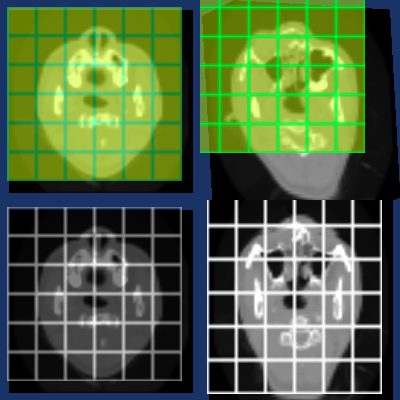

The script that drew this image:
#!/usr/bin/env python

# Test alpha blending with vtkImageResliceMapper: RGBA, LA, Opacity, lookup table.

import vtkmodules.vtkInteractionStyle  # noqa: F401
import vtkmodules.vtkRenderingOpenGL2  # noqa: F401

import os

from vtkmodules.vtkCommonCore import vtkLookupTable
from vtkmodules.vtkIOImage import vtkImageReader2
from vtkmodules.vtkImagingCore import vtkImageMapToColors
from vtkmodules.vtkImagingSources import vtkImageGridSource
from vtkmodules.vtkInteractionStyle import vtkInteractorStyleImage
from vtkmodules.vtkRenderingCore import (
    vtkImageSlice,
    vtkRenderWindow,
    vtkRenderWindowInteractor,
    vtkRenderer,
)
from vtkmodules.vtkRenderingImage import vtkImageResliceMapper

data_dir = os.environ.get("VPE_DATA_DIR", os.path.dirname(os.path.abspath(__file__)))

# Read headsq data
reader = vtkImageReader2()
reader.SetDataByteOrderToLittleEndian()
reader.SetDataExtent(0, 63, 0, 63, 1, 93)
reader.SetDataSpacing(3.2, 3.2, 1.5)
reader.SetDataOrigin(2.5, -13.6, 2.8)
reader.SetFilePrefix(os.path.join(data_dir, "headsq", "quarter"))

# Grid source for overlay
grid = vtkImageGridSource()
grid.SetDataExtent(0, 60, 0, 60, 1, 93)
grid.SetDataSpacing(3.2, 3.2, 1.5)
grid.SetDataOrigin(0, 0, 0)
grid.SetDataScalarTypeToUnsignedChar()
grid.SetLineValue(255)

# Lookup table: grayscale with alpha ramp
table = vtkLookupTable()
table.SetRampToLinear()
table.SetRange(0.0, 255.0)
table.SetValueRange(1.0, 1.0)
table.SetSaturationRange(0.0, 0.0)
table.SetAlphaRange(0.0, 1.0)
table.Build()

# Lookup table 2: green with alpha ramp
table_2 = vtkLookupTable()
table_2.SetRampToLinear()
table_2.SetRange(0.0, 255.0)
table_2.SetValueRange(1.0, 1.0)
table_2.SetHueRange(0.2, 0.4)
table_2.SetSaturationRange(1.0, 1.0)
table_2.SetAlphaRange(0.5, 1.0)
table_2.Build()

# Map grid to LA
colors = vtkImageMapToColors()
colors.SetInputConnection(grid.GetOutputPort())
colors.SetLookupTable(table)
colors.PassAlphaToOutputOn()
colors.SetOutputFormatToLuminanceAlpha()

# Map grid to RGB
colors_2 = vtkImageMapToColors()
colors_2.SetInputConnection(grid.GetOutputPort())
colors_2.SetLookupTable(table_2)
colors_2.SetOutputFormatToRGB()

# Viewport 0: base image + grid overlay with opacity 0.5
base_mapper_0 = vtkImageResliceMapper()
base_mapper_0.SetInputConnection(reader.GetOutputPort())
base_mapper_0.SliceFacesCameraOn()
base_mapper_0.SliceAtFocalPointOn()

base_image_0 = vtkImageSlice()
base_image_0.SetMapper(base_mapper_0)
base_image_0.GetProperty().SetColorWindow(2000.0)
base_image_0.GetProperty().SetColorLevel(1000.0)

overlay_mapper_0 = vtkImageResliceMapper()
overlay_mapper_0.SetInputConnection(grid.GetOutputPort())
overlay_mapper_0.SliceFacesCameraOn()
overlay_mapper_0.SliceAtFocalPointOn()

overlay_image_0 = vtkImageSlice()
overlay_image_0.SetMapper(overlay_mapper_0)
overlay_image_0.GetProperty().SetOpacity(0.5)

# Viewport 1: base image + LA overlay with elevation
base_mapper_1 = vtkImageResliceMapper()
base_mapper_1.SetInputConnection(reader.GetOutputPort())
base_mapper_1.SliceFacesCameraOn()
base_mapper_1.SliceAtFocalPointOn()

base_image_1 = vtkImageSlice()
base_image_1.SetMapper(base_mapper_1)
base_image_1.GetProperty().SetColorWindow(2000.0)
base_image_1.GetProperty().SetColorLevel(1000.0)

overlay_mapper_1 = vtkImageResliceMapper()
overlay_mapper_1.SetInputConnection(colors.GetOutputPort())
overlay_mapper_1.SliceFacesCameraOn()
overlay_mapper_1.SliceAtFocalPointOn()

overlay_image_1 = vtkImageSlice()
overlay_image_1.SetMapper(overlay_mapper_1)

# Viewport 2: base image + RGB overlay with opacity 0.5
base_mapper_2 = vtkImageResliceMapper()
base_mapper_2.SetInputConnection(reader.GetOutputPort())
base_mapper_2.SliceFacesCameraOn()
base_mapper_2.SliceAtFocalPointOn()

base_image_2 = vtkImageSlice()
base_image_2.SetMapper(base_mapper_2)
base_image_2.GetProperty().SetColorWindow(2000.0)
base_image_2.GetProperty().SetColorLevel(1000.0)

overlay_mapper_2 = vtkImageResliceMapper()
overlay_mapper_2.SetInputConnection(colors_2.GetOutputPort())
overlay_mapper_2.SliceFacesCameraOn()
overlay_mapper_2.SliceAtFocalPointOn()

overlay_image_2 = vtkImageSlice()
overlay_image_2.SetMapper(overlay_mapper_2)
overlay_image_2.GetProperty().SetOpacity(0.5)

# Viewport 3: rotated base image + grid overlay with lookup table
base_mapper_3 = vtkImageResliceMapper()
base_mapper_3.SetInputConnection(reader.GetOutputPort())
base_mapper_3.SliceFacesCameraOn()
base_mapper_3.SliceAtFocalPointOn()

base_image_3 = vtkImageSlice()
base_image_3.SetMapper(base_mapper_3)
base_image_3.GetProperty().SetColorWindow(2000.0)
base_image_3.GetProperty().SetColorLevel(1000.0)
base_image_3.RotateWXYZ(30, 1, 0.5, 0)

overlay_mapper_3 = vtkImageResliceMapper()
overlay_mapper_3.SetInputConnection(grid.GetOutputPort())
overlay_mapper_3.SliceFacesCameraOn()
overlay_mapper_3.SliceAtFocalPointOn()

overlay_image_3 = vtkImageSlice()
overlay_image_3.SetMapper(overlay_mapper_3)
overlay_image_3.GetProperty().SetLookupTable(table_2)
overlay_image_3.GetProperty().SetOpacity(0.9)

# Renderers
renderer_0 = vtkRenderer()
renderer_0.SetBackground(0.1, 0.2, 0.4)
renderer_0.SetViewport(0.0, 0.0, 0.5, 0.5)
renderer_0.AddViewProp(base_image_0)
renderer_0.AddViewProp(overlay_image_0)

renderer_1 = vtkRenderer()
renderer_1.SetBackground(0.1, 0.2, 0.4)
renderer_1.SetViewport(0.5, 0.0, 1.0, 0.5)
renderer_1.AddViewProp(base_image_1)
renderer_1.AddViewProp(overlay_image_1)

renderer_2 = vtkRenderer()
renderer_2.SetBackground(0.1, 0.2, 0.4)
renderer_2.SetViewport(0.0, 0.5, 0.5, 1.0)
renderer_2.AddViewProp(base_image_2)
renderer_2.AddViewProp(overlay_image_2)

renderer_3 = vtkRenderer()
renderer_3.SetBackground(0.1, 0.2, 0.4)
renderer_3.SetViewport(0.5, 0.5, 1.0, 1.0)
renderer_3.AddViewProp(base_image_3)
renderer_3.AddViewProp(overlay_image_3)

# Render window
render_window = vtkRenderWindow()
render_window.SetSize(400, 400)
render_window.AddRenderer(renderer_0)
render_window.AddRenderer(renderer_1)
render_window.AddRenderer(renderer_2)
render_window.AddRenderer(renderer_3)
render_window.SetWindowName("reslice mapper alpha")

# Scene
camera_0 = renderer_0.GetActiveCamera()
camera_0.ParallelProjectionOn()
renderer_0.ResetCamera()
camera_0.SetParallelScale(110.0)

camera_1 = renderer_1.GetActiveCamera()
camera_1.Elevation(30)
camera_1.ParallelProjectionOn()
renderer_1.ResetCamera()
camera_1.SetParallelScale(110.0)

camera_2 = renderer_2.GetActiveCamera()
camera_2.ParallelProjectionOn()
renderer_2.ResetCamera()
camera_2.SetParallelScale(110.0)

camera_3 = renderer_3.GetActiveCamera()
camera_3.ParallelProjectionOn()
renderer_3.ResetCamera()
camera_3.SetParallelScale(110.0)

# Interactor
style = vtkInteractorStyleImage()
interactor = vtkRenderWindowInteractor()
interactor.SetRenderWindow(render_window)
interactor.SetInteractorStyle(style)

interactor.Initialize()
interactor.Start()
